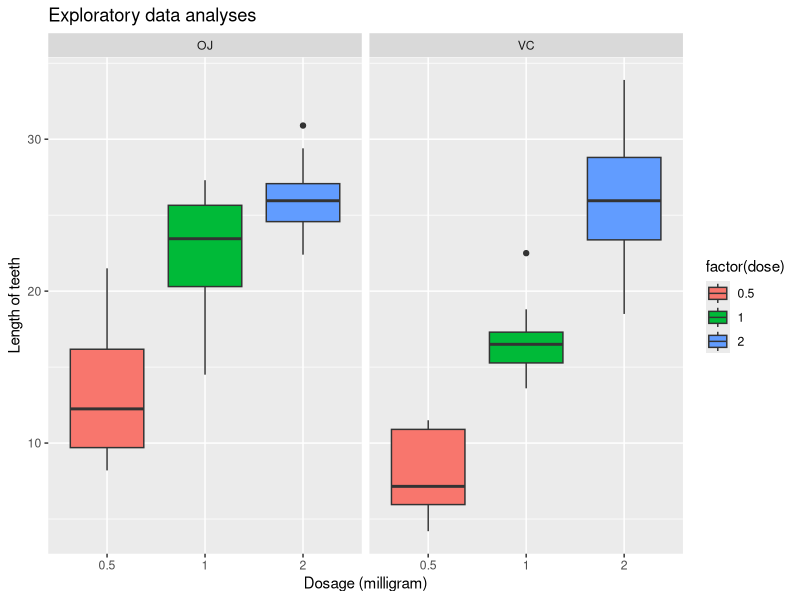

Source code (R): (Note: this script raises an error after producing the figure.)
## ---- chunk 1
library(ggplot2)
library(datasets)
data(ToothGrowth)
str(ToothGrowth)
ToothGrowth[c(1:8),]
## ---- chunk 2
plot <- ggplot(ToothGrowth, aes(x=factor(dose), y=len, fill=factor(dose)))

plot + geom_boxplot(notch=F) +
     facet_grid(.~supp) +
     scale_x_discrete("Dosage (milligram)") +   
     scale_y_continuous("Length of teeth")  + 
     ggtitle("Exploratory data analyses")
## ---- chunk 3
ToothGrowth$dose <- as.factor(ToothGrowth$dose)
summary(ToothGrowth)
## ---- chunk 4
table(ToothGrowth$dose, ToothGrowth$supp)

## ---- chunk 5
test1 <- t.test(len~supp, paired=F, var.equal=T, data=ToothGrowth)
test2 <- t.test(len~supp, paired=F, var.equal=F, data=ToothGrowth)
result <- data.frame("p-value"=c(test1$p.value, test2$p.value),
                          "Low Confidence"=c(test1$conf[1],test2$conf[1]),
                          "High Confidence"=c(test1$conf[2],test2$conf[2]),
                          row.names=c("Equal","Unequal"))
result
